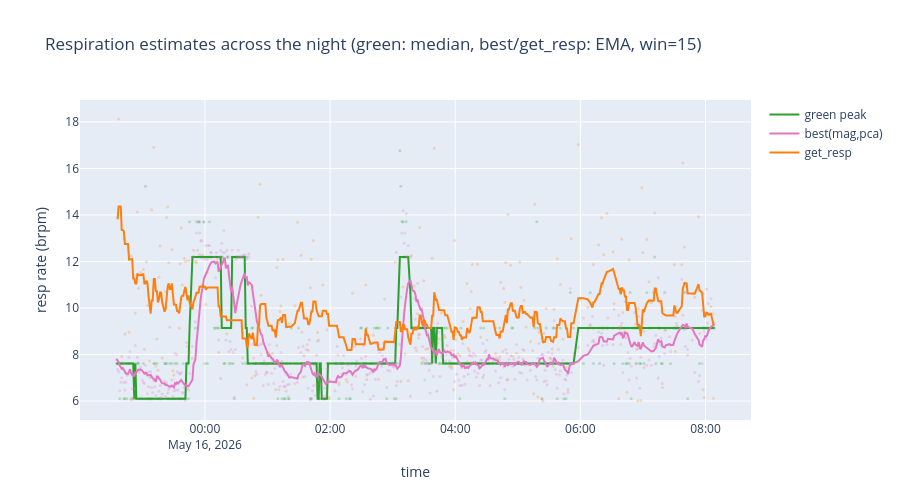

Here is the notebook cell this chart was saved with:
### Code cell
# Respiration time series across the night: green peak, best(mag,pca), get_resp.
# Raw points shown faintly. green smoothed with rolling median;
# best and get_resp smoothed with rolling EMA.
SMOOTH_WIN_R = 15      # window for green median; also EMA span for best / get_resp
TIME_FROM_R = None     # e.g. '2026-05-15 23:30' — None = no lower bound
TIME_TO_R = None       # e.g. '2026-05-16 03:00' — None = no upper bound

ts_r = resp.copy()
ts_r['window_start'] = pd.to_datetime(ts_r['window_start'])
ts_r['best_brpm'] = ts_r['green'] + ts_r['err_best_g']
ts_r = ts_r.sort_values('window_start').reset_index(drop=True)

if TIME_FROM_R is not None or TIME_TO_R is not None:
    tz = ts_r['window_start'].dt.tz
    lo_t = pd.Timestamp(TIME_FROM_R) if TIME_FROM_R is not None else None
    hi_t = pd.Timestamp(TIME_TO_R) if TIME_TO_R is not None else None
    if lo_t is not None and lo_t.tz is None and tz is not None:
        lo_t = lo_t.tz_localize(tz)
    if hi_t is not None and hi_t.tz is None and tz is not None:
        hi_t = hi_t.tz_localize(tz)
    if lo_t is not None:
        ts_r = ts_r[ts_r['window_start'] >= lo_t]
    if hi_t is not None:
        ts_r = ts_r[ts_r['window_start'] <= hi_t]
    ts_r = ts_r.reset_index(drop=True)

if len(ts_r):
    print(f"plotting {len(ts_r)} resp windows "
          f"({ts_r['window_start'].min()} → {ts_r['window_start'].max()})  "
          f"smartfusion valid: {int(ts_r['resp_smartfusion'].notna().sum())}")
else:
    print("no resp windows in selected time range")

green_smooth_r = ts_r['green'].rolling(
    SMOOTH_WIN_R, center=True, min_periods=max(3, SMOOTH_WIN_R // 3)
).median()
best_smooth_r = ts_r['best_brpm'].ewm(span=SMOOTH_WIN_R, adjust=False).mean()
sf_smooth_r = ts_r['resp_smartfusion'].ewm(span=SMOOTH_WIN_R, adjust=False).mean()

series_r = [
    ('green',            'green peak',    '#2ca02c', green_smooth_r),
    ('best_brpm',        'best(mag,pca)', '#e377c2', best_smooth_r),
    ('resp_smartfusion', 'get_resp',      '#ff7f0e', sf_smooth_r),
]

fig = go.Figure()
for col, label, color, smooth in series_r:
    fig.add_trace(go.Scatter(x=ts_r['window_start'], y=ts_r[col],
                             mode='markers', name=f'{label} (raw)',
                             marker=dict(size=3, color=color, opacity=0.25),
                             showlegend=False, hoverinfo='skip'))
    fig.add_trace(go.Scatter(x=ts_r['window_start'], y=smooth,
                             mode='lines', name=label,
                             line=dict(color=color, width=2)))

fig.update_xaxes(title_text='time')
fig.update_yaxes(title_text='resp rate (brpm)')
fig.update_layout(height=500,
                  title_text=f'Respiration estimates across the night (green: median, best/get_resp: EMA, win={SMOOTH_WIN_R})',
                  hovermode='x unified')
fig.show()

### Figure 1 — Plotly figure (JSON) as saved in the notebook; plotly's stock layout.template omitted (floating-point values rounded to 4 significant figures; data arrays with more than 128 entries replaced by an {"elided": "..."} marker saying what was removed)
{"data": [{"hoverinfo": "skip", "marker": {"color": "#2ca02c", "opacity": 0.25, "size": 3}, "mode": "markers", "name": "green peak (raw)", "showlegend": false, "type": "scatter", "x": {"elided": "474 str values"}, "y": {"elided": "474 float values"}}, {"line": {"color": "#2ca02c", "width": 2}, "mode": "lines", "name": "green peak", "type": "scatter", "x": {"elided": "474 str values"}, "y": {"elided": "474 float values"}}, {"hoverinfo": "skip", "marker": {"color": "#e377c2", "opacity": 0.25, "size": 3}, "mode": "markers", "name": "best(mag,pca) (raw)", "showlegend": false, "type": "scatter", "x": {"elided": "474 str values"}, "y": {"elided": "474 float values"}}, {"line": {"color": "#e377c2", "width": 2}, "mode": "lines", "name": "best(mag,pca)", "type": "scatter", "x": {"elided": "474 str values"}, "y": {"elided": "474 float values"}}, {"hoverinfo": "skip", "marker": {"color": "#ff7f0e", "opacity": 0.25, "size": 3}, "mode": "markers", "name": "get_resp (raw)", "showlegend": false, "type": "scatter", "x": {"elided": "474 str values"}, "y": {"elided": "474 float values"}}, {"line": {"color": "#ff7f0e", "width": 2}, "mode": "lines", "name": "get_resp", "type": "scatter", "x": {"elided": "474 str values"}, "y": {"elided": "474 float values"}}], "layout": {"height": 500, "hovermode": "x unified", "title": {"text": "Respiration estimates across the night (green: median, best/get_resp: EMA, win=15)"}, "xaxis": {"title": {"text": "time"}}, "yaxis": {"title": {"text": "resp rate (brpm)"}}}}
